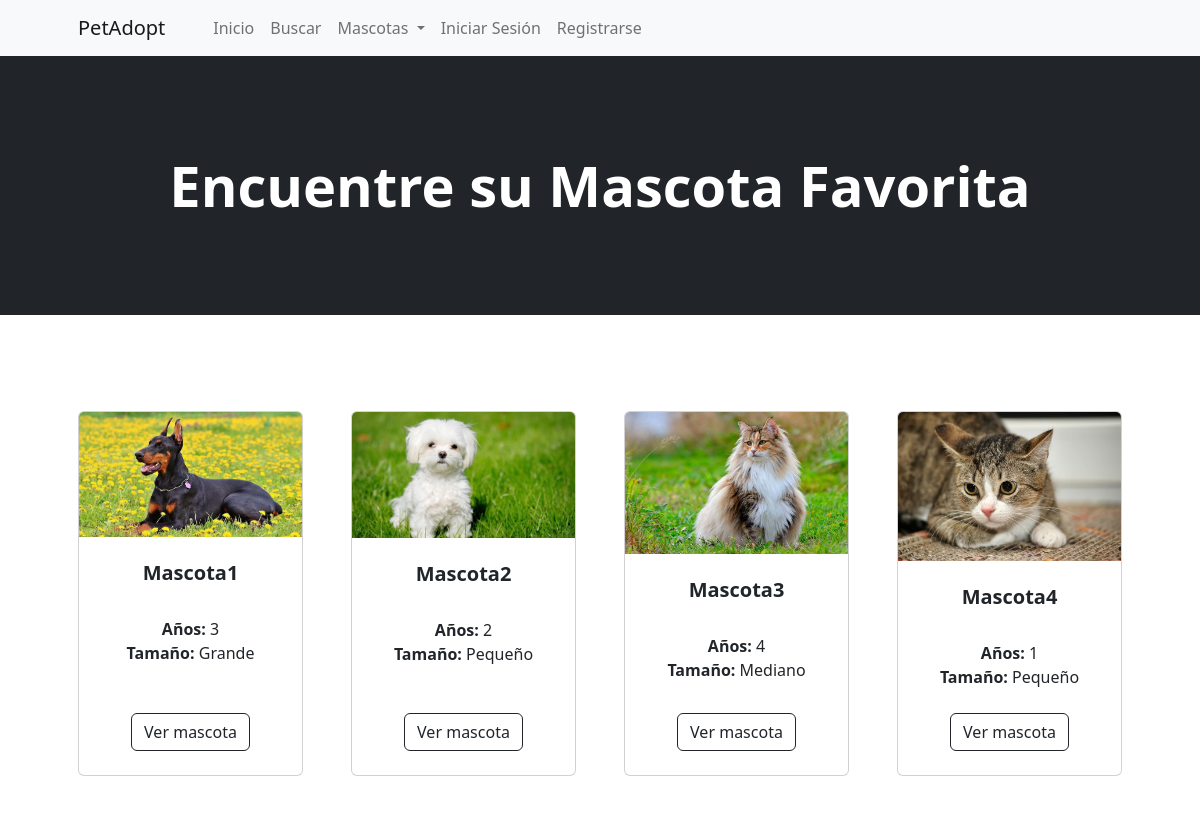
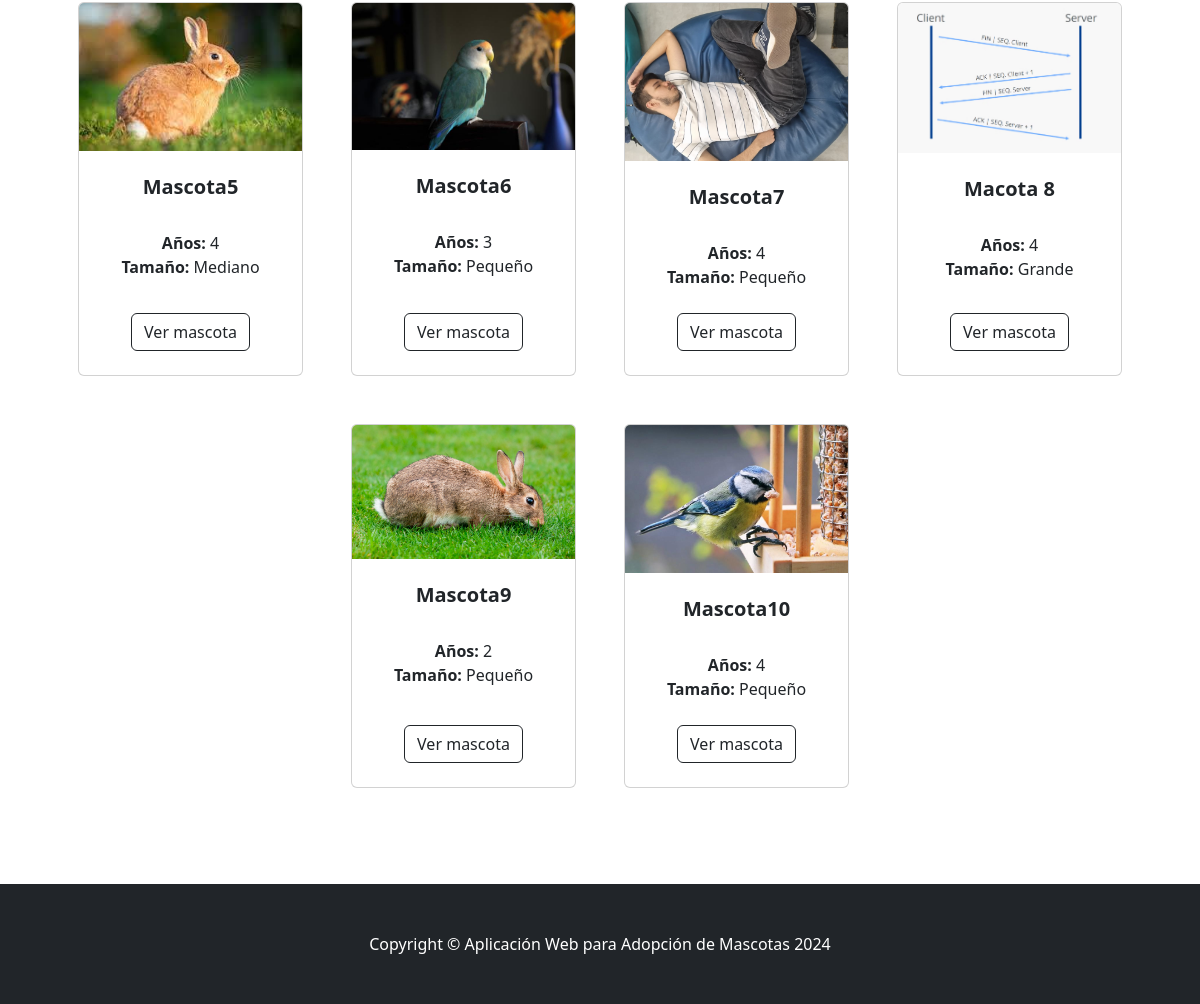
Page /lista_mascotas/ on the earlier database version (2 pictures, top to bottom).
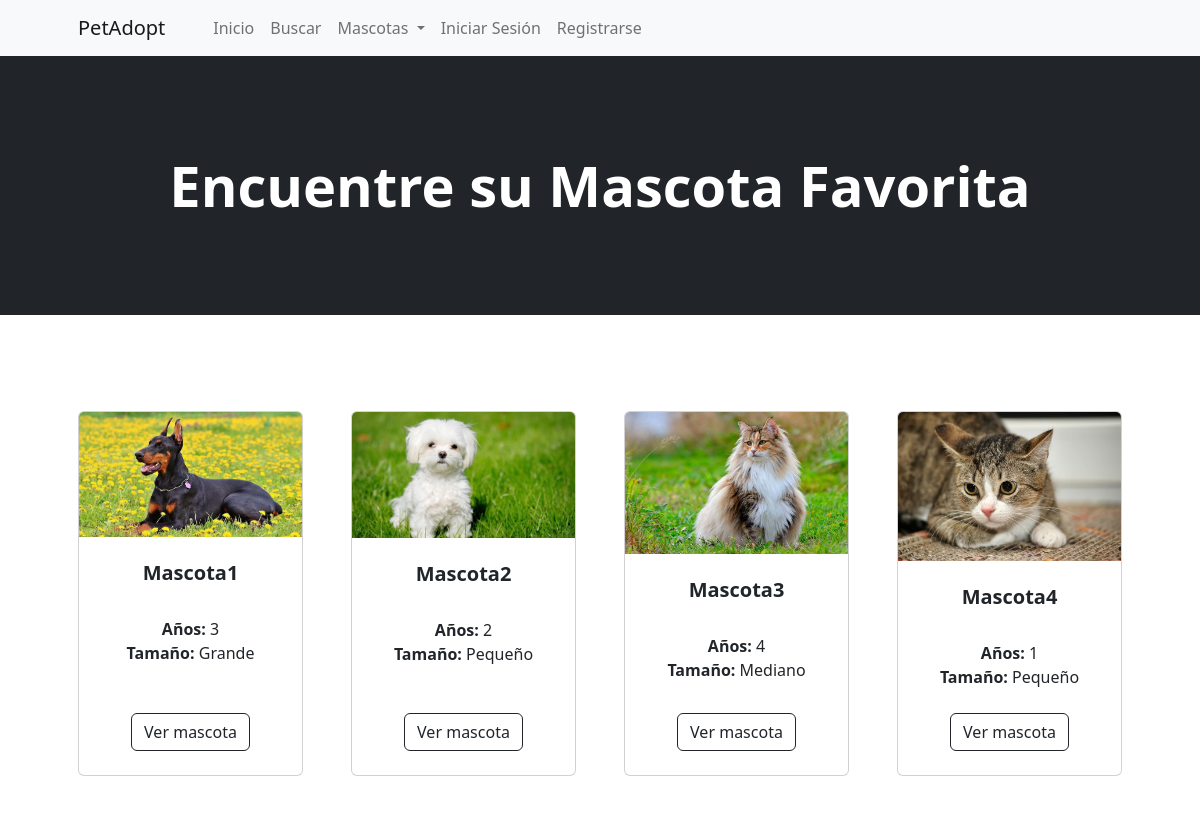
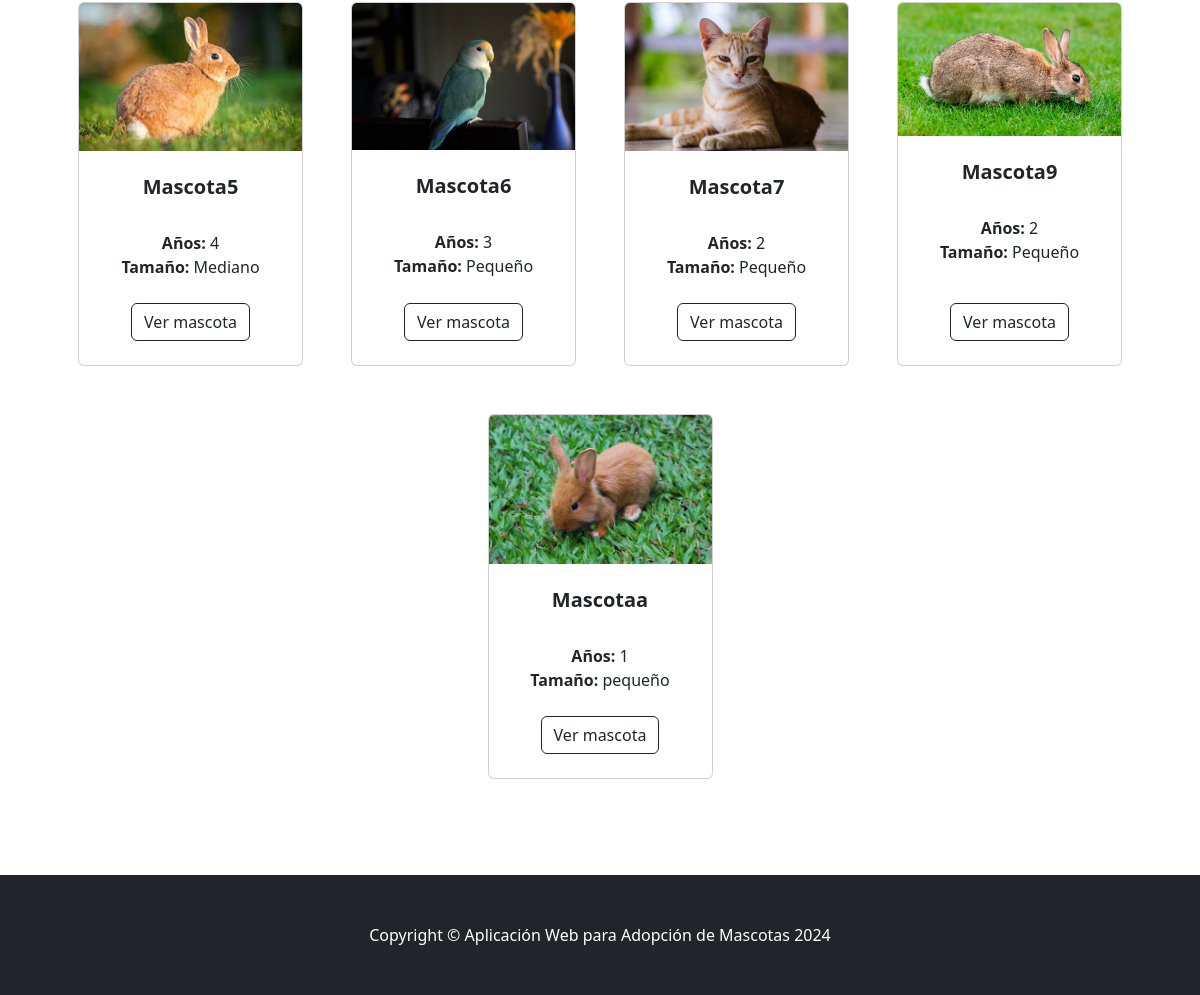
Same page on the later database version (2 pictures, top to bottom).
### pag/models.py (models this page shows, shortened)
class Mascota(models.Model):
    name = models.CharField(max_length=50)
    tamano = models.CharField(max_length=10)
    tipo = models.ForeignKey(Tipo, on_delete=models.CASCADE, default=1)
    edad = models.CharField(max_length=10, default='', blank=True, null=False)
    sexo = models.CharField(max_length=10)
    descripcion = models.TextField(max_length=250, default='')
    lugar_adopcion = models.ForeignKey(LugarAdopcion, on_delete=models.CASCADE, null=False)
    image = models.ImageField(upload_to='uploads/mascota/')

### pag/views.py (the view)
# urls.py: path('lista_mascotas/', views.lista_mascotas, name='lista_mascotas'),
def lista_mascotas(request):
    mascotas = Mascota.objects.all()
    return render(request, 'lista_mascotas.html', {'mascotas':mascotas})

### pag/templates/lista_mascotas.html
{% extends 'base.html' %}
{% block content%}
        <header class="bg-dark py-5">
            <div class="container px-4 px-lg-5 my-5">
                <div class="text-center text-white">
                    <h1 class="display-4 fw-bolder">Encuentre su Mascota Favorita</h1>
                </div>
            </div>
        </header>
        <section class="py-5">
            <div class="container px-4 px-lg-5 mt-5">
                <div class="row gx-4 gx-lg-5 row-cols-2 row-cols-md-3 row-cols-xl-4 justify-content-center">
                    {% for mascota in mascotas %}
                        <div class="col mb-5">
                            <div class="card h-100">
                                <img class="card-img-top" src="{{ mascota.image.url }}" alt="..." />
                                <div class="card-body p-4">
                                    <div class="text-center">
                                        <h5 class="fw-bolder">{{ mascota.name }}</h5>
                                        <br>
                                        <strong>Años: </strong>{{ mascota.edad }}
                                        <br>
                                        <strong>Tamaño: </strong>{{ mascota.tamano }}
                                        <br>
                                    </div>
                                </div>
                                <div class="card-footer p-4 pt-0 border-top-0 bg-transparent">
                                    <div class="text-center"><a class="btn btn-outline-dark mt-auto" href="{% url 'mascota' mascota.id %}">Ver mascota</a></div>
                                </div>
                            </div>
                        </div>
                    {% endfor %}
            </div>
        </section>
{% endblock %}

### pag/templates/base.html (shortened to what this page needs)
{% load static %}
<!DOCTYPE html>
<html lang="en">
    <head>
        <link href="https://cdn.jsdelivr.net/npm/bootstrap-icons@1.5.0/font/bootstrap-icons.css" rel="stylesheet" />
        <link href="{% static 'css/styles.css' %}" rel="stylesheet" />
    </head>
    <body>
        {% include 'navbar.html' %}
        {% block content %}
        {% endblock %}
        <footer class="py-5 bg-dark">
            <div class="container"><p class="m-0 text-center text-white">Copyright &copy; Aplicación Web para Adopción de Mascotas 2024</p></div>
        </footer>
    </body>
</html>

### pag/templates/navbar.html (shortened to what this page needs)
<nav class="navbar navbar-expand-lg navbar-light bg-light">
    <div class="container px-4 px-lg-5">
        <a class="navbar-brand" href="{% url 'home' %}">PetAdopt</a>
        <div class="collapse navbar-collapse" id="navbarSupportedContent">
            <ul class="navbar-nav me-auto mb-2 mb-lg-0 ms-lg-4">
                <li class="nav-item">
                    <a class="nav-link" aria-current="page" href="{% url 'home' %}">Inicio</a>
                </li>
                <li class="nav-item">
                    <a class="nav-link" aria-current="page" href="{% url 'search' %}">Buscar</a>
                </li>
                <li class="nav-item dropdown">
                    <a class="nav-link dropdown-toggle" id="navbarDropdown" href="#"
                       role="button" data-bs-toggle="dropdown" aria-expanded="false">
                        Mascotas
                    </a>
                </li>
                {% if user.is_authenticated %}
                    <li class="nav-item dropdown">
                        <a class="nav-link dropdown-toggle" id="navbarDropdown" href="#"
                           role="button" data-bs-toggle="dropdown" aria-expanded="false">
                            Perfil
                        </a>
                        <ul class="dropdown-menu" aria-labelledby="navbarDropdown">
                            <li><a class="dropdown-item" href="{% url 'update_user' %}">Perfil de Usuario</a></li>
                            <li><hr class="dropdown-divider" /></li>
                            <li><a class="dropdown-item" href="{% url 'update_info' %}">Información de Usuario</a></li>
                        </ul>
                    </li>
                    {% if user.is_superuser %}
                        <li class="nav-item dropdown">
                            <a class="nav-link active dropdown-toggle" id="navbarDropdown" href="#"
                               role="button" data-bs-toggle="dropdown" aria-expanded="false">
                                Opciones Mascotas
                            </a>
                            <ul class="dropdown-menu" aria-labelledby="navbarDropdown">
                                <li><a class="dropdown-item" href="{% url 'crear_tipo_mascota' %}">Añadir Tipo Mascota</a></li>
                                <li><hr class="dropdown-divider" /></li>
                                <li><a class="dropdown-item" href="{% url 'crear_mascota' %}">Añadir Mascota</a></li>
                                <li><hr class="dropdown-divider" /></li>
                                <li><a class="dropdown-item" href="{% url 'buscar_mascota' %}">Editar Mascota</a></li>
                                <li><hr class="dropdown-divider" /></li>
                                <li><a class="dropdown-item" href="{% url 'buscar_mascota_eliminar' %}">Eliminar Mascota</a></li>
                            </ul>
                        </li>
                        <li class="nav-item dropdown">
                            <a class="nav-link active dropdown-toggle" id="navbarDropdown" href="#"
                               role="button" data-bs-toggle="dropdown" aria-expanded="false">
                                Opciones Lugares Adopción
                            </a>
                            <ul class="dropdown-menu" aria-labelledby="navbarDropdown">
                                <li><a class="dropdown-item" href="{% url 'crear_lugar' %}">Añadir Lugar Adopción</a></li>
                                <li><hr class="dropdown-divider" /></li>
                                <li><a class="dropdown-item" href="{% url 'buscar_lugar' %}">Editar Lugar de Adopción</a></li>
                                <li><hr class="dropdown-divider" /></li>
                                <li><a class="dropdown-item" href="{% url 'buscar_lugar_eliminar' %}">Eliminar Lugar de Adopción</a></li>
                            </ul>
                        </li>
                        <li class="nav-item dropdown">
                            <a class="nav-link active dropdown-toggle" id="navbarDropdown" href="#"
                               role="button" data-bs-toggle="dropdown" aria-expanded="false">
                                Opciones Vacunas
                            </a>
                            <ul class="dropdown-menu" aria-labelledby="navbarDropdown">
                                <li><a class="dropdown-item" href="{% url 'agregar_vacuna' %}">Añadir Vacuna</a></li>
                                <li><hr class="dropdown-divider" /></li>
                                <li><a class="dropdown-item" href="{% url 'agregar_vacuna_mascota' %}">Asignar Vacuna Mascota</a></li>
                            </ul>
                        </li>
                        <li class="nav-item">
                            <a class="nav-link active" aria-current="page" href="{% url 'gestionar_solicitudes' %}">Solicitudes</a>
                        </li>
                    {% endif %}
                    <li class="nav-item"><a class="nav-link" href="{% url 'logout' %}">Salir</a></li>
                {% else %}
                    <li class="nav-item"><a class="nav-link" href="{% url 'login' %}">Iniciar Sesión</a></li>
                    <li class="nav-item"><a class="nav-link" href="{% url 'register' %}">Registrarse</a></li>
                {% endif %}
            </ul>
        </div>
    </div>
</nav>

Differences in the rows shown:
removed Mascota: image (picture), name "Macota 8", edad "4", tamano "Grande"
removed Mascota: image (picture), name "Mascota10", edad "4", tamano "Pequeño"
changed Mascota "Mascota7": image: a different picture; edad "4" → "2"
added Mascota: image (picture), name "Mascotaa", edad "1", tamano "pequeño"
